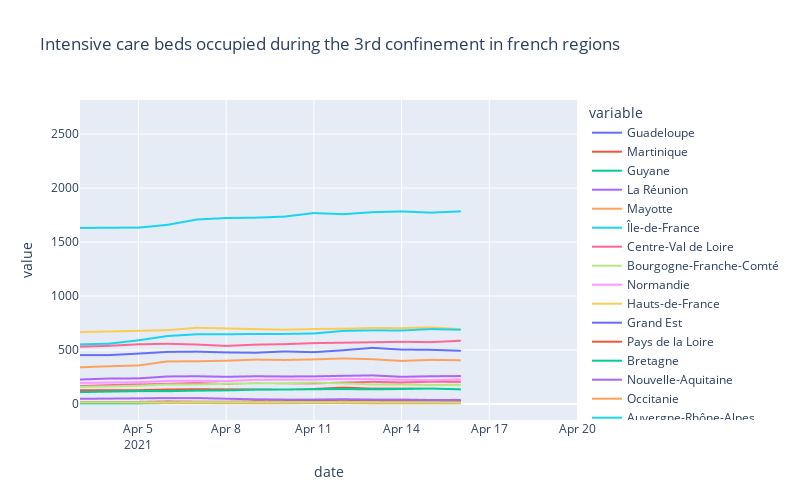

The code cell stored with this chart in its notebook:
### Code cell
icu_reg_conf3()

### Figure 1 — Plotly figure (JSON) as saved in the notebook; plotly's stock layout.template omitted (floating-point values rounded to 4 significant figures; data arrays with more than 128 entries replaced by an {"elided": "..."} marker saying what was removed)
{"data": [{"hovertemplate": "variable=Guadeloupe<br>date=%{x}<br>value=%{y}<extra></extra>", "legendgroup": "Guadeloupe", "line": {"color": "#636efa", "dash": "solid"}, "mode": "lines", "name": "Guadeloupe", "showlegend": true, "type": "scattergl", "x": {"elided": "396 str values"}, "xaxis": "x", "y": {"elided": "396 int values"}, "yaxis": "y"}, {"hovertemplate": "variable=Martinique<br>date=%{x}<br>value=%{y}<extra></extra>", "legendgroup": "Martinique", "line": {"color": "#EF553B", "dash": "solid"}, "mode": "lines", "name": "Martinique", "showlegend": true, "type": "scattergl", "x": {"elided": "396 str values"}, "xaxis": "x", "y": {"elided": "396 int values"}, "yaxis": "y"}, {"hovertemplate": "variable=Guyane<br>date=%{x}<br>value=%{y}<extra></extra>", "legendgroup": "Guyane", "line": {"color": "#00cc96", "dash": "solid"}, "mode": "lines", "name": "Guyane", "showlegend": true, "type": "scattergl", "x": {"elided": "396 str values"}, "xaxis": "x", "y": {"elided": "396 int values"}, "yaxis": "y"}, {"hovertemplate": "variable=La Réunion<br>date=%{x}<br>value=%{y}<extra></extra>", "legendgroup": "La Réunion", "line": {"color": "#ab63fa", "dash": "solid"}, "mode": "lines", "name": "La Réunion", "showlegend": true, "type": "scattergl", "x": {"elided": "396 str values"}, "xaxis": "x", "y": {"elided": "396 int values"}, "yaxis": "y"}, {"hovertemplate": "variable=Mayotte<br>date=%{x}<br>value=%{y}<extra></extra>", "legendgroup": "Mayotte", "line": {"color": "#FFA15A", "dash": "solid"}, "mode": "lines", "name": "Mayotte", "showlegend": true, "type": "scattergl", "x": {"elided": "396 str values"}, "xaxis": "x", "y": {"elided": "396 int values"}, "yaxis": "y"}, {"hovertemplate": "variable=Île-de-France<br>date=%{x}<br>value=%{y}<extra></extra>", "legendgroup": "Île-de-France", "line": {"color": "#19d3f3", "dash": "solid"}, "mode": "lines", "name": "Île-de-France", "showlegend": true, "type": "scattergl", "x": {"elided": "396 str values"}, "xaxis": "x", "y": {"elided": "396 int values"}, "yaxis": "y"}, {"hovertemplate": "variable=Centre-Val de Loire<br>date=%{x}<br>value=%{y}<extra></extra>", "legendgroup": "Centre-Val de Loire", "line": {"color": "#FF6692", "dash": "solid"}, "mode": "lines", "name": "Centre-Val de Loire", "showlegend": true, "type": "scattergl", "x": {"elided": "396 str values"}, "xaxis": "x", "y": {"elided": "396 int values"}, "yaxis": "y"}, {"hovertemplate": "variable=Bourgogne-Franche-Comté<br>date=%{x}<br>value=%{y}<extra></extra>", "legendgroup": "Bourgogne-Franche-Comté", "line": {"color": "#B6E880", "dash": "solid"}, "mode": "lines", "name": "Bourgogne-Franche-Comté", "showlegend": true, "type": "scattergl", "x": {"elided": "396 str values"}, "xaxis": "x", "y": {"elided": "396 int values"}, "yaxis": "y"}, {"hovertemplate": "variable=Normandie<br>date=%{x}<br>value=%{y}<extra></extra>", "legendgroup": "Normandie", "line": {"color": "#FF97FF", "dash": "solid"}, "mode": "lines", "name": "Normandie", "showlegend": true, "type": "scattergl", "x": {"elided": "396 str values"}, "xaxis": "x", "y": {"elided": "396 int values"}, "yaxis": "y"}, {"hovertemplate": "variable=Hauts-de-France<br>date=%{x}<br>value=%{y}<extra></extra>", "legendgroup": "Hauts-de-France", "line": {"color": "#FECB52", "dash": "solid"}, "mode": "lines", "name": "Hauts-de-France", "showlegend": true, "type": "scattergl", "x": {"elided": "396 str values"}, "xaxis": "x", "y": {"elided": "396 int values"}, "yaxis": "y"}, {"hovertemplate": "variable=Grand Est<br>date=%{x}<br>value=%{y}<extra></extra>", "legendgroup": "Grand Est", "line": {"color": "#636efa", "dash": "solid"}, "mode": "lines", "name": "Grand Est", "showlegend": true, "type": "scattergl", "x": {"elided": "396 str values"}, "xaxis": "x", "y": {"elided": "396 int values"}, "yaxis": "y"}, {"hovertemplate": "variable=Pays de la Loire<br>date=%{x}<br>value=%{y}<extra></extra>", "legendgroup": "Pays de la Loire", "line": {"color": "#EF553B", "dash": "solid"}, "mode": "lines", "name": "Pays de la Loire", "showlegend": true, "type": "scattergl", "x": {"elided": "396 str values"}, "xaxis": "x", "y": {"elided": "396 int values"}, "yaxis": "y"}, {"hovertemplate": "variable=Bretagne<br>date=%{x}<br>value=%{y}<extra></extra>", "legendgroup": "Bretagne", "line": {"color": "#00cc96", "dash": "solid"}, "mode": "lines", "name": "Bretagne", "showlegend": true, "type": "scattergl", "x": {"elided": "396 str values"}, "xaxis": "x", "y": {"elided": "396 int values"}, "yaxis": "y"}, {"hovertemplate": "variable=Nouvelle-Aquitaine<br>date=%{x}<br>value=%{y}<extra></extra>", "legendgroup": "Nouvelle-Aquitaine", "line": {"color": "#ab63fa", "dash": "solid"}, "mode": "lines", "name": "Nouvelle-Aquitaine", "showlegend": true, "type": "scattergl", "x": {"elided": "396 str values"}, "xaxis": "x", "y": {"elided": "396 int values"}, "yaxis": "y"}, {"hovertemplate": "variable=Occitanie<br>date=%{x}<br>value=%{y}<extra></extra>", "legendgroup": "Occitanie", "line": {"color": "#FFA15A", "dash": "solid"}, "mode": "lines", "name": "Occitanie", "showlegend": true, "type": "scattergl", "x": {"elided": "396 str values"}, "xaxis": "x", "y": {"elided": "396 int values"}, "yaxis": "y"}, {"hovertemplate": "variable=Auvergne-Rhône-Alpes<br>date=%{x}<br>value=%{y}<extra></extra>", "legendgroup": "Auvergne-Rhône-Alpes", "line": {"color": "#19d3f3", "dash": "solid"}, "mode": "lines", "name": "Auvergne-Rhône-Alpes", "showlegend": true, "type": "scattergl", "x": {"elided": "396 str values"}, "xaxis": "x", "y": {"elided": "396 int values"}, "yaxis": "y"}, {"hovertemplate": "variable=Provence-Alpes-Côte d'Azur<br>date=%{x}<br>value=%{y}<extra></extra>", "legendgroup": "Provence-Alpes-Côte d'Azur", "line": {"color": "#FF6692", "dash": "solid"}, "mode": "lines", "name": "Provence-Alpes-Côte d'Azur", "showlegend": true, "type": "scattergl", "x": {"elided": "396 str values"}, "xaxis": "x", "y": {"elided": "396 int values"}, "yaxis": "y"}, {"hovertemplate": "variable=Corse<br>date=%{x}<br>value=%{y}<extra></extra>", "legendgroup": "Corse", "line": {"color": "#B6E880", "dash": "solid"}, "mode": "lines", "name": "Corse", "showlegend": true, "type": "scattergl", "x": {"elided": "396 str values"}, "xaxis": "x", "y": {"elided": "396 int values"}, "yaxis": "y"}], "layout": {"height": 500, "legend": {"title": {"text": "variable"}, "tracegroupgap": 0}, "title": {"text": "Intensive care beds occupied during the 3rd confinement in french regions"}, "width": 800, "xaxis": {"anchor": "y", "domain": [0, 1], "range": ["2021-04-03", "2021-04-20"], "title": {"text": "date"}}, "yaxis": {"anchor": "x", "domain": [0, 1], "title": {"text": "value"}}}}
